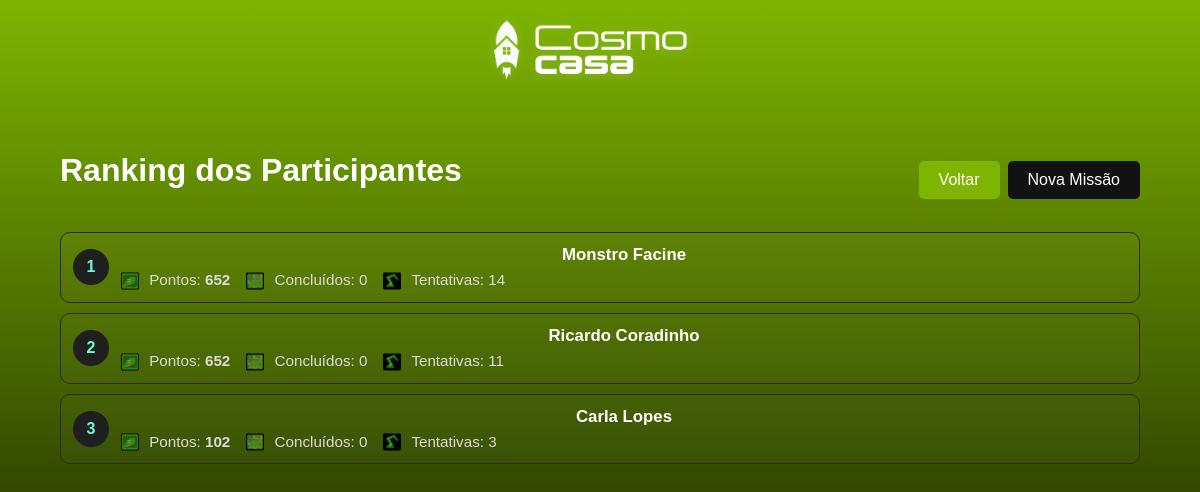
/ranking-rodada, run on the app's committed database.
### tables this page shows
CREATE TABLE alunos (
                    id INTEGER PRIMARY KEY AUTOINCREMENT,
                    sala_id INTEGER NOT NULL,
                    nome TEXT NOT NULL,
                    email TEXT,
                    progresso_json TEXT,
                    data_ingresso DATETIME DEFAULT CURRENT_TIMESTAMP, excluir_ranking INTEGER DEFAULT 0,
                    FOREIGN KEY (sala_id) REFERENCES salas_virtuais (id)
                );

### routes/missao.py (the view)
@missao_bp.route('/ranking-rodada')
def ranking_rodada():
    try:
        try:
            ranking = db_manager.obter_ranking_salas_ativas(limit=100)
        except Exception:
            ranking = []
        return render_template('ranking_rodada.html', ranking=ranking)
    except Exception:
        logging.exception('Falha ao renderizar ranking da rodada')
        return "Erro ao renderizar ranking", 500

### templates/ranking_rodada.html (shortened to what this page needs)
<!DOCTYPE html>
<html lang="pt-br">
<head>
    <link rel="stylesheet" href="{{ url_for('static', filename='css/style.css') }}">
</head>
<body class="conteudo-centralizado">
    <header class="brand-header">
        <img class="brand-logo" src="{{ url_for('static', filename='imagens/Group 3.png') }}" alt="Cosmo Casa logo">
    </header>
    <div class="container-grande">
        <div style="display:flex;justify-content:space-between;align-items:center">
            <h2>Ranking dos Participantes</h2>
            <div style="display:flex;gap:8px">
                {% if session.get('missao_destino') and session.get('missao_nave') %}
                    <a href="{{ url_for('missao.selecao_modulos', destino=session.get('missao_destino'), nave_id=session.get('missao_nave')) }}" class="botao">Voltar para Módulos</a>
                {% elif session.get('missao_destino') %}
                    <a href="{{ url_for('missao.montagem_transporte', destino=session.get('missao_destino')) }}" class="botao">Voltar para Escolher Nave</a>
                {% else %}
                    <a href="{{ url_for('tela_selecao') }}" class="botao">Voltar</a>
                {% endif %}
                <a href="{{ url_for('tela_selecao') }}" class="botao" style="background:#121212;border-color:#2b2b2b">Nova Missão</a>
            </div>
        </div>
        {% if ranking %}
        <div class="ranking-list" style="margin-top:16px">
            {% for item in ranking %}
            <div class="ranking-item" style="padding:12px;border:1px solid #2b2b2b;border-radius:10px;margin-bottom:10px;display:flex;align-items:center;gap:12px;background:rgba(255,255,255,0.02)">
                <div style="width:36px;height:36px;border-radius:50%;background:#1f1f1f;display:flex;align-items:center;justify-content:center;font-weight:bold;color:#64ffda">{{ loop.index }}</div>
                <div style="flex:1">
                    <div style="font-size:1.05em;margin-bottom:6px"><strong>{{ item.nome }}</strong></div>
                    <div style="display:flex;gap:16px;align-items:center;font-size:0.95em;color:#ddd">
                        <span>
                            <img src="{{ url_for('missao.icons', filename='cultura.svg') }}" alt="pontos" style="width:18px;height:18px;vertical-align:middle;margin-right:6px">
                            Pontos: <strong>{{ item.total }}</strong>
                        </span>
                        <span>
                            <img src="{{ url_for('missao.icons', filename='controle.svg') }}" alt="concluídos" style="width:18px;height:18px;vertical-align:middle;margin-right:6px">
                            Concluídos: {{ item.concluidos }}
                        </span>
                        <span>
                            <img src="{{ url_for('missao.icons', filename='robotica.svg') }}" alt="tentativas" style="width:18px;height:18px;vertical-align:middle;margin-right:6px">
                            Tentativas: {{ item.tentativas }}
                        </span>
                    </div>
                </div>
            </div>
            {% endfor %}
        </div>
        {% else %}
            <p>Nenhum participante registrado nesta rodada.</p>
        {% endif %}
    </div>
</body>
</html>

### static/css/style.css (style rules this page uses)
body { background: linear-gradient(180deg, #7FB500 0%, #000 100%); background-repeat: no-repeat; background-attachment: fixed; background-size: cover; color: white; font-family: 'Gotham Book', Arial, sans-serif; display: flex; justify-content: center; align-items: center; height: 100vh; margin: 0; }
html, body { min-height: 100%; }
body.conteudo-centralizado { display: flex; flex-direction: column; align-items: center; justify-content: flex-start; min-height: 100vh; padding-top: 16px; }
h1, h2, h3 { font-size: 2em; font-family: 'Korataki', Arial, sans-serif; color: #ffffff; }
:root { --btn-green: ##7FB500; --btn-text: #ffffff; --btn-hover-bg: #ffffff; --btn-hover-text: #000000; }
.botao, .action-btn, .share-btn { background-color: var(--btn-green); color: var(--btn-text); border: 1px solid var(--btn-green); }
.container-grande { width: 90%; max-width: 1200px; text-align: center; }
body.conteudo-centralizado .container-grande { margin-top: clamp(12px, 4vh, 28px); }
.botao { display: inline-block; margin-top: 20px; padding: 10px 20px; background-color: #7FB500; color: white; text-decoration: none; border-radius: 5px; transition: background-color 0.3s ease; }
.brand-header { display: flex; align-items: center; justify-content: center; gap: 8px; margin-bottom: 16px; }
.brand-logo { max-width: 220px; width: clamp(120px, 24vw, 220px); height: auto; padding-bottom: 0; filter: drop-shadow(0 2px 6px rgba(255,255,255,0.15)); }

### data on the page
alunos: nome "Monstro Facine", total "652", concluidos "0", tentativas "14"
alunos: nome "Ricardo Coradinho", total "652", concluidos "0", tentativas "11"
alunos: nome "Carla Lopes", total "102", concluidos "0", tentativas "3"
